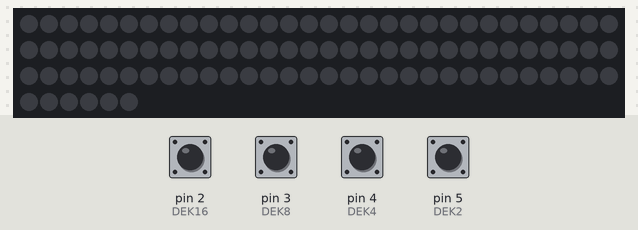
The sketch below on a simulated Arduino Uno, built with avr-gcc and run on an emulated ATmega328P. Shown: 96 RGB LEDs in strip order, left to right, continuing on the next row. The inputs (shaded band) are chosen by the test bench; at power-on: pin 2 (DEK16), pin 3 (DEK8), pin 4 (DEK4), pin 5 (DEK2) HIGH. Dim RGB values are drawn brighter than linear.

Above: at 1.2 s.
1.3 s: pin 4 (DEK4) pulled LOW for 0.15 s
At 1.38 s:
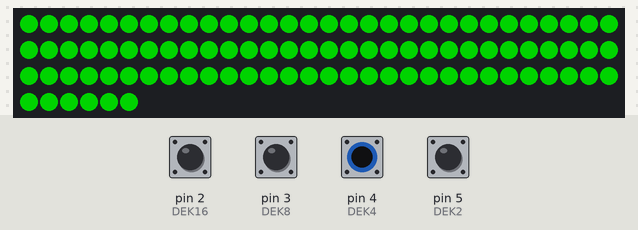
2.9 s: pin 5 (DEK2) pulled LOW for 0.15 s
At 2.98 s:
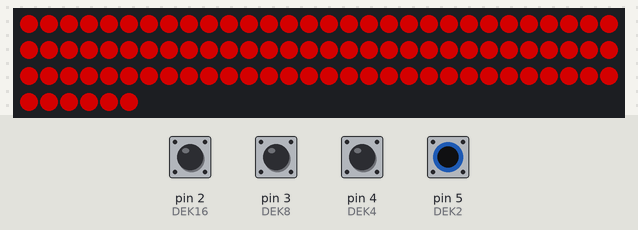
4.5 s: pin 4 (DEK4) driven LOW and pin 5 (DEK2) driven LOW
At 5.7 s:
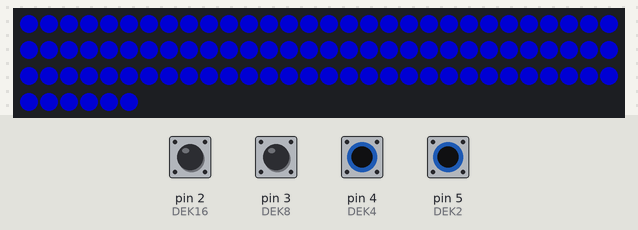
6.0 s: pin 4 (DEK4) driven HIGH
At 7.0 s:
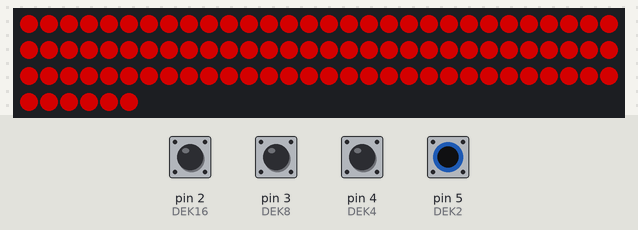
7.5 s: pin 4 (DEK4) driven LOW
At 8.1 s:
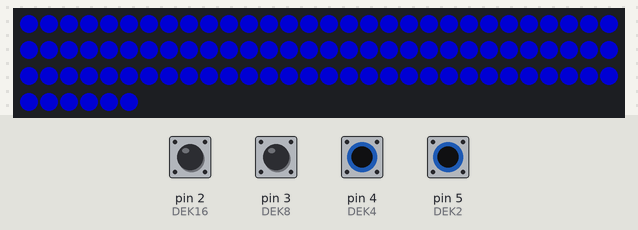
Timing chart, 0 to 10.0 s (numbered marks = the images above; inputs shaded):
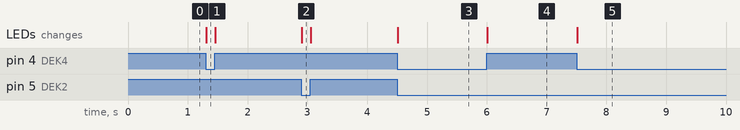

The sketch:

dekadenschalter.ino
```cpp
#include <Adafruit_NeoPixel.h>
#include <TimerOne.h>

#define PIN 9
#define NUMPIXEL 96

#define DEK2 5
#define DEK4 4
#define DEK8 3
#define DEK16 2

// Parameter 1 = number of pixels in strip
// Parameter 2 = Arduino pin number (most are valid)
// Parameter 3 = pixel type flags, add together as needed:
//   NEO_KHZ800  800 KHz bitstream (most NeoPixel products w/WS2812 LEDs)
//   NEO_KHZ400  400 KHz (classic 'v1' (not v2) FLORA pixels, WS2811 drivers)
//   NEO_GRB     Pixels are wired for GRB bitstream (most NeoPixel products)
//   NEO_RGB     Pixels are wired for RGB bitstream (v1 FLORA pixels, not v2)
Adafruit_NeoPixel strip = Adafruit_NeoPixel(NUMPIXEL, PIN, NEO_GRB | NEO_KHZ800);

// IMPORTANT: To reduce NeoPixel burnout risk, add 1000 uF capacitor across
// pixel power leads, add 300 - 500 Ohm resistor on first pixel's data input
// and minimize distance between Arduino and first pixel.  Avoid connecting
// on a live circuit...if you must, connect GND first.

void setup() {
  strip.begin();
  strip.show(); // Initialize all pixels to 'off'
  //Serial.begin(9600);
  //Timer1.initialize(10000);
  //Timer1.attachInterrupt(flash);
  //randomSeed(analogRead(0));
  pinMode(DEK2, INPUT_PULLUP);
  pinMode(DEK4, INPUT_PULLUP);
  pinMode(DEK8, INPUT_PULLUP);
  pinMode(DEK16, INPUT_PULLUP);
  //Serial.begin(9600);
}

uint32_t color = 0;

void loop() {
  bool bit1 = !digitalRead(DEK2);
  bool bit2 = !digitalRead(DEK4);
  bool bit3 = !digitalRead(DEK8);
  bool bit4 = !digitalRead(DEK16);
  unsigned int dekade = (((((bit4 << 1) + bit3) << 1) + bit2) << 1) + bit1;
  //Serial.print(dekade, BIN);
  //Serial.print('\n');
  switch(dekade)
  {
    case 1:
      color = strip.Color(127,0,0);
      break;
    case 2:
      color = strip.Color(0,127,0);
      break;
    case 3:
      color = strip.Color(0,0,127);
      break;
    default:
      color = strip.Color(0,0,0);
      break;
  }
  for(uint16_t i=0;i<NUMPIXEL;i++)
  {
    strip.setPixelColor(i, color);
  }
  strip.show();
}
```

Measured:
- after the input at 1.3 s, the LEDs: change at once (image 1)
- after the input at 2.9 s, the LEDs: change at once (image 2)
- after the input at 4.5 s, the LEDs: change at once (image 3)
- after the input at 6.0 s, the LEDs: change at once (image 4)
- after the input at 7.5 s, the LEDs: change at once (image 5)
